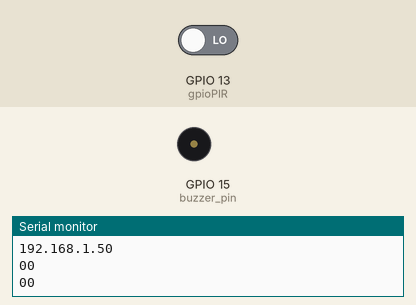
Recording of a sketch running on a simulated ESP32. Shown: buzzer (waves = sounding), the last lines printed to the serial monitor. Inputs (shaded band) come from the test bench; at power-on: GPIO 13 (gpioPIR) LOW. WiFi joins after 1.5 s; servers stay silent unless stated; the camera gives no picture; web services answer with replies made up by the test bench.

Above: at 3.0 s.
3.1 s: GPIO 13 (gpioPIR) driven HIGH
At 4.9 s:
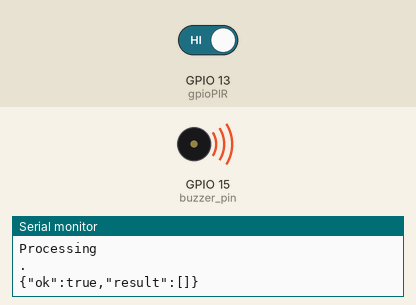
Timing chart, 0 to 7.5 s (numbered marks = the images above; inputs shaded):
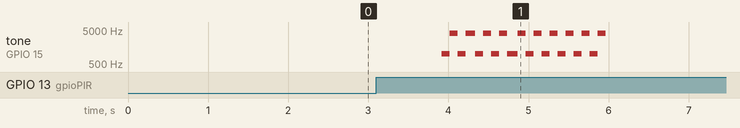

Measured:
- after the input at 3.1 s, tone on GPIO 15 (buzzer_pin): silent → 1000 Hz after 0.81 s, then repeats every 0.20 s: 4000 Hz 0.10 s, 1000 Hz 0.10 s, until it stays silent from 6.0 s

The sketch:

Motion_Alert_Send_Image_to_Telegram.ino
```cpp
// ESP32 Cam Motion Alert | Send Image to Telegram
// by roziqbahtiar | techarea.co.id
// Enter your WiFi ssid and password
const char* ssid = "Boomer";
const char* password = "123456789";
String token = "1204992170:AAF55fvb0AwHIS-JI25GQTVfzUANW3S_6dc";//"1290796428:AAEhHO6OjUic-JLbjAIK-VQflCb0PDg1ltA";
String chat_id = "1289726362";//"31892588";

#include <WiFi.h>
#include <WiFiClientSecure.h>
#include "soc/soc.h"
#include "soc/rtc_cntl_reg.h"
#include "esp_camera.h"

//UniversalTelegramBot bot(BOTtoken, client);

//CAMERA_MODEL_AI_THINKER
#define PWDN_GPIO_NUM     32
#define RESET_GPIO_NUM    -1
#define XCLK_GPIO_NUM      0
#define SIOD_GPIO_NUM     26
#define SIOC_GPIO_NUM     27
#define Y9_GPIO_NUM       35
#define Y8_GPIO_NUM       34
#define Y7_GPIO_NUM       39
#define Y6_GPIO_NUM       36
#define Y5_GPIO_NUM       21
#define Y4_GPIO_NUM       19
#define Y3_GPIO_NUM       18
#define Y2_GPIO_NUM        5
#define VSYNC_GPIO_NUM    25
#define HREF_GPIO_NUM     23
#define PCLK_GPIO_NUM     22

#define TELEGRAM_HOST "api.telegram.org"
#define TELEGRAM_SSL_PORT 443
WiFiClientSecure client_tcp;

const char* root_ca = \
"-----BEGIN CERTIFICATE-----\n" \
"MIIDxTCCAq2gAwIBAgIBADANBgkqhkiG9w0BAQsFADCBgzELMAkGA1UEBhMCVVMx\n" \
"EDAOBgNVBAgTB0FyaXpvbmExEzARBgNVBAcTClNjb3R0c2RhbGUxGjAYBgNVBAoT\n" \
"EUdvRGFkZHkuY29tLCBJbmMuMTEwLwYDVQQDEyhHbyBEYWRkeSBSb290IENlcnRp\n" \
"ZmljYXRlIEF1dGhvcml0eSAtIEcyMB4XDTA5MDkwMTAwMDAwMFoXDTM3MTIzMTIz\n" \
"NTk1OVowgYMxCzAJBgNVBAYTAlVTMRAwDgYDVQQIEwdBcml6b25hMRMwEQYDVQQH\n" \
"EwpTY290dHNkYWxlMRowGAYDVQQKExFHb0RhZGR5LmNvbSwgSW5jLjExMC8GA1UE\n" \
"AxMoR28gRGFkZHkgUm9vdCBDZXJ0aWZpY2F0ZSBBdXRob3JpdHkgLSBHMjCCASIw\n" \
"DQYJKoZIhvcNAQEBBQADggEPADCCAQoCggEBAL9xYgjx+lk09xvJGKP3gElY6SKD\n" \
"E6bFIEMBO4Tx5oVJnyfq9oQbTqC023CYxzIBsQU+B07u9PpPL1kwIuerGVZr4oAH\n" \
"/PMWdYA5UXvl+TW2dE6pjYIT5LY/qQOD+qK+ihVqf94Lw7YZFAXK6sOoBJQ7Rnwy\n" \
"DfMAZiLIjWltNowRGLfTshxgtDj6AozO091GB94KPutdfMh8+7ArU6SSYmlRJQVh\n" \
"GkSBjCypQ5Yj36w6gZoOKcUcqeldHraenjAKOc7xiID7S13MMuyFYkMlNAJWJwGR\n" \
"tDtwKj9useiciAF9n9T521NtYJ2/LOdYq7hfRvzOxBsDPAnrSTFcaUaz4EcCAwEA\n" \
"AaNCMEAwDwYDVR0TAQH/BAUwAwEB/zAOBgNVHQ8BAf8EBAMCAQYwHQYDVR0OBBYE\n" \
"FDqahQcQZyi27/a9BUFuIMGU2g/eMA0GCSqGSIb3DQEBCwUAA4IBAQCZ21151fmX\n" \
"WWcDYfF+OwYxdS2hII5PZYe096acvNjpL9DbWu7PdIxztDhC2gV7+AJ1uP2lsdeu\n" \
"9tfeE8tTEH6KRtGX+rcuKxGrkLAngPnon1rpN5+r5N9ss4UXnT3ZJE95kTXWXwTr\n" \
"gIOrmgIttRD02JDHBHNA7XIloKmf7J6raBKZV8aPEjoJpL1E/QYVN8Gb5DKj7Tjo\n" \
"2GTzLH4U/ALqn83/B2gX2yKQOC16jdFU8WnjXzPKej17CuPKf1855eJ1usV2GDPO\n" \
"LPAvTK33sefOT6jEm0pUBsV/fdUID+Ic/n4XuKxe9tQWskMJDE32p2u0mYRlynqI\n" \
"4uJEvlz36hz1\n" \
"-----END CERTIFICATE-----\n";


int gpioPIR = 13;   //PIR Motion Sensor

//buzzer initializing
int buzzer_pin = 15;
int channel = 2;
int frequence = 2000;
int resolution_buzzer = 8;
//unsigned long timer = millis ();

int done = 0, buzz = 0;

TaskHandle_t dobitaobyte, dobitaobyte2;
eTaskState statusOf;
//end buzzer
void setup()
{
  //buzzer setup
  ledcSetup (channel, frequence, resolution_buzzer);
  ledcAttachPin (buzzer_pin, channel);
  //end buzzer

  WRITE_PERI_REG(RTC_CNTL_BROWN_OUT_REG, 0);

  Serial.begin(115200);
  delay(10);
  WiFi.mode(WIFI_STA);
  Serial.println("");
  Serial.print("Connecting to ");
  Serial.println(ssid);
  WiFi.begin(ssid, password);
  long int StartTime=millis();
  while (WiFi.status() != WL_CONNECTED)
  {
    delay(500);
    if ((StartTime+10000) < millis()) break;
  }

  Serial.println("");
  Serial.println("STAIP address: ");
  Serial.println(WiFi.localIP());
  Serial.println("");

  if (WiFi.status() != WL_CONNECTED) {
    Serial.println("Reset");

//    ledcAttachPin(4, 3);
//    ledcSetup(3, 5000, 8);
//    ledcWrite(3,10);
//    delay(200);
//    ledcWrite(3,0);
//    delay(200);
//    ledcDetachPin(3);
//    delay(1000);
    ESP.restart();
  }
  else {
//    ledcAttachPin(4, 3);
//    ledcSetup(3, 5000, 8);
//    for (int i=0;i<5;i++) {
//      ledcWrite(3,10);
//      delay(200);
//      ledcWrite(3,0);
//      delay(200);
//    }
//    ledcDetachPin(3);
  }

  camera_config_t config;
  config.ledc_channel = LEDC_CHANNEL_0;
  config.ledc_timer = LEDC_TIMER_0;
  config.pin_d0 = Y2_GPIO_NUM;
  config.pin_d1 = Y3_GPIO_NUM;
  config.pin_d2 = Y4_GPIO_NUM;
  config.pin_d3 = Y5_GPIO_NUM;
  config.pin_d4 = Y6_GPIO_NUM;
  config.pin_d5 = Y7_GPIO_NUM;
  config.pin_d6 = Y8_GPIO_NUM;
  config.pin_d7 = Y9_GPIO_NUM;
  config.pin_xclk = XCLK_GPIO_NUM;
  config.pin_pclk = PCLK_GPIO_NUM;
  config.pin_vsync = VSYNC_GPIO_NUM;
  config.pin_href = HREF_GPIO_NUM;
  config.pin_sscb_sda = SIOD_GPIO_NUM;
  config.pin_sscb_scl = SIOC_GPIO_NUM;
  config.pin_pwdn = PWDN_GPIO_NUM;
  config.pin_reset = RESET_GPIO_NUM;
  config.xclk_freq_hz = 10000000;//20000000;
  config.pixel_format = PIXFORMAT_JPEG;

  if(psramFound()){
    config.frame_size = FRAMESIZE_VGA;
    config.jpeg_quality = 10;  //0-63 lower number means higher quality
    config.fb_count = 2;
  } else {
    config.frame_size = FRAMESIZE_QQVGA;
    config.jpeg_quality = 12;  //0-63 lower number means higher quality
    config.fb_count = 1;
  }

  // camera init
  esp_err_t err = esp_camera_init(&config);
  if (err != ESP_OK) {
    Serial.printf("Camera init failed with error 0x%x", err);
    delay(1000);
    ESP.restart();
  }

  sensor_t * s = esp_camera_sensor_get();
  s->set_framesize(s, FRAMESIZE_XGA);
  s->set_vflip(s, 1);
}


void loop(){
  pinMode(gpioPIR, INPUT_PULLUP);
  int v = digitalRead(gpioPIR);
  Serial.print(done);
  Serial.println(v);

  if (v==1 && done == 0){
    done = 1;
    buzz = 1;
//    xTaskCreatePinnedToCore(alerttelegram, "telegram", 10000, NULL, 1, &dobitaobyte2, 0);
   xTaskCreatePinnedToCore(buzzer, "siren", 8000, NULL, 0, &dobitaobyte, 1);
    delay(100);
    alerts2Telegram(token, chat_id, "Gambar 1");
    delay(100);
    alerts2Telegram(token, chat_id, "Gambar 2");
    delay(10000);

    if(done == 1) {
      done = 0;
//      statusOf = eTaskGetState (dobitaobyte);
//      if (statusOf == eReady) {
//         vTaskDelete(dobitaobyte);
//      }
//      statusOf = eTaskGetState (dobitaobyte2);
//      Serial.println(statusOf);
//      if (statusOf == eReady) {
//         vTaskDelete(dobitaobyte2);
//      }
    }


   if (WiFi.status() != WL_CONNECTED) {
        Serial.println("Reset");
      }else{
        Serial.println("Ok");
//        testClient("api.telegram.org",443);
      }
  }

  delay(1000);
}

//test client
void testClient(const char * host, uint16_t port) {
  Serial.print("\nconnecting to ");
  Serial.println(host);
  WiFiClient client;
  client.connect(host, port);
  //server_status = client.connected();
  Serial.println(client.connected());
  client.printf("GET / HTTP/1.1\r\nHost: %s\r\n\r\n", host);
  while (client.connected() && !client.available());
  while (client.available()) {
    Serial.write(client.read());
  }
  Serial.println("closing connection\n");
  client.stop();
}
//end


//Buzzer function
void buzzer( void * pvParameters ){
    Serial.print("Task2 running on core ");
    Serial.println(xPortGetCoreID());
    float sinVal;
    int toneVal;
    delay(100);
  for (byte t = 0; t <10; t ++) {
      ledcWriteTone (channel, 1000);
      delay(100);
      ledcWriteTone (channel, 4000);
      delay(100);
      ledcWriteTone (channel, 0);
  }
  ledcWriteTone (channel, 0);
  vTaskDelete(NULL);
}
//buzzer end

String alerts2Telegram(String token, String chat_id, String caption) {
//  const char* myDomain = "api.telegram.org";
  String getAll="", getBody = "";

  camera_fb_t *fb = NULL;
  fb = esp_camera_fb_get();

  if(!fb) {
    Serial.println("Camera capture failed");
    delay(1000);
    ESP.restart();
    return "Camera capture failed";
  }else{
    Serial.println("captured");
  }


  client_tcp.flush();

  client_tcp.setCACert(root_ca);
  client_tcp.connect(TELEGRAM_HOST, TELEGRAM_SSL_PORT);
  int countAttemp = 0;
  Serial.print(client_tcp.available());
  Serial.println(client_tcp.connected());
  while(!client_tcp.connected() && countAttemp<20){
     client_tcp.stop();
     client_tcp.connect(TELEGRAM_HOST, 443);
     countAttemp++;
     Serial.print(countAttemp);
     Serial.println("Try Connecting...");
     delay(500);
  }


  if (client_tcp.connected()) {
    Serial.println("Connected to " + String(TELEGRAM_HOST));

    String head = "--Indonesia\r\nContent-Disposition: form-data; name=\"chat_id\"; \r\n\r\n" + chat_id + "\r\n";
    head = head + "--Indonesia\r\nContent-Disposition: form-data; name=\"caption\"; \r\n\r\n" + caption + "\r\n";
    head = head + "--Indonesia\r\nContent-Disposition: form-data; name=\"photo\"; filename=\"esp32-cam.jpg\"\r\nContent-Type: image/jpeg\r\n\r\n";
    String tail = "\r\n--Indonesia--\r\n";

    uint16_t imageLen = fb->len;
    uint16_t extraLen = head.length() + tail.length();
    uint16_t totalLen = imageLen + extraLen;

    client_tcp.println("POST /bot"+token+"/sendPhoto HTTP/1.1");
    client_tcp.println("Host: " + String(TELEGRAM_HOST));
    client_tcp.println("Content-Length: " + String(totalLen));
    client_tcp.println("Content-Type: multipart/form-data; boundary=Indonesia");
    client_tcp.println();
    client_tcp.print(head);

    uint8_t *fbBuf = fb->buf;
    size_t fbLen = fb->len;

    Serial.println("Processing");

    for (size_t n=0;n<fbLen;n=n+1024){
      if (n+1024<fbLen) {
        client_tcp.write(fbBuf, 1024);
        fbBuf += 1024;
      }
      else if (fbLen%1024>0) {
        size_t remainder = fbLen%1024;
        client_tcp.write(fbBuf, remainder);
      }
    }

    client_tcp.print(tail);

    esp_camera_fb_return(fb);

    int waitTime = 10000;   // timeout 10 seconds
    long startTime = millis();
    boolean state = false;

    while ((startTime + waitTime) > millis()){
      Serial.print(".");
      delay(100);
      while (client_tcp.available()) {
          char c = client_tcp.read();
          if (c == '\n') {
            if (getAll.length()==0) state=true;
            getAll = "";
          }
          else if (c != '\r') getAll += String(c);
          if (state==true) getBody += String(c);
          startTime = millis();
       }
       if (getBody.length()>0) break;
    }

    client_tcp.flush();
    client_tcp.stop();
    Serial.println(getBody);

  }
  else {
    esp_camera_fb_return(fb);
    client_tcp.stop();
    getBody = "Connection to telegram failed.";
    Serial.println("Connection to telegram failed.");
  }

  return getBody;
}
```
